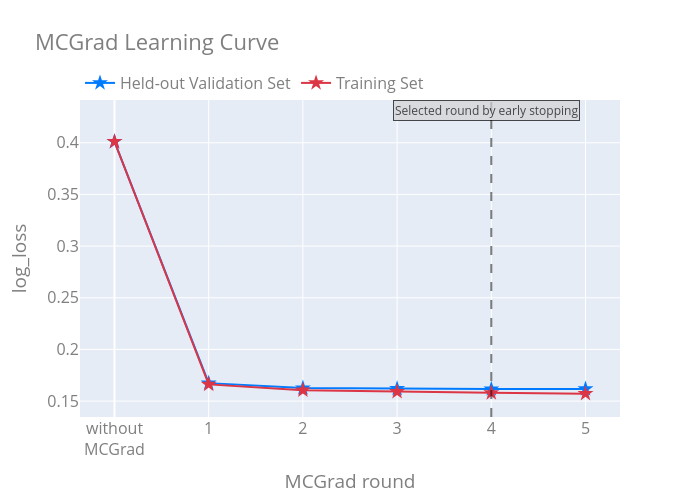

This figure's notebook cell:
### Markdown cell above
### MCGrad Fit Evaluation

Learning curve showing training and validation loss across MCGrad boosting rounds,
followed by discriminative performance (PRAUC, ROCAUC, log-loss) and calibration
metrics (ECCE, MCE) comparing raw LLM scores, isotonic regression, and MCGrad.

### Code cell
# === MCGrad Fit Evaluation ===
from mcgrad import metrics as mcgrad_metrics, plotting as mcgrad_plotting
from sklearn.metrics import average_precision_score, roc_auc_score, log_loss

# Learning curve(s)
mcgrad_plotting.plot_learning_curve(mcgrad, show_all=True).update_layout(
    width=700, height=500, title="MCGrad Learning Curve"
).show()

if HAS_EMBEDDINGS and mcgrad_emb is not None:
    mcgrad_plotting.plot_learning_curve(mcgrad_emb, show_all=True).update_layout(
        width=700, height=500, title="MCGrad + Emb. Learning Curve"
    ).show()

# Discriminative and calibration metrics
eval_metric_fns = {
    "PRAUC": average_precision_score,
    "ROCAUC": roc_auc_score,
    "Log-loss": log_loss,
}

score_columns = {
    "Raw LLM Scores": SCORE_COLUMN,
    "Isotonic Regression": IR_COL,
    "MCGrad": MCGRAD_COL,
}
if HAS_EMBEDDINGS and MCGRAD_EMB_COL in test_df.columns:
    score_columns["MCGrad + Emb."] = MCGRAD_EMB_COL

eval_results = {}
for name, col in score_columns.items():
    row = {
        metric_name: metric_func(test_df[LABEL_COLUMN].values, test_df[col].values)
        for metric_name, metric_func in eval_metric_fns.items()
    }
    ecce_val = mcgrad_metrics.ecce(test_df[LABEL_COLUMN].values, test_df[col].values)
    ecce_sig = mcgrad_metrics.ecce_sigma(test_df[LABEL_COLUMN].values, test_df[col].values)
    mce_obj = mcgrad_metrics.MulticalibrationError(
        df=test_df,
        label_column=LABEL_COLUMN,
        score_column=col,
        categorical_segment_columns=CATEGORICAL_SEGMENT_FEATURES,
        numerical_segment_columns=NUMERICAL_SEGMENT_FEATURES,
    )
    row["ECCE"] = ecce_val
    row["ECCE σ"] = ecce_sig
    row["MCE"] = mce_obj.mce
    row["MCE σ"] = mce_obj.mce_sigma
    eval_results[name] = row

pd.DataFrame(eval_results).T.round(4)

### Figure 1 — Plotly figure (JSON) as saved in the notebook; plotly's stock layout.template omitted (floating-point values rounded to 4 significant figures)
{"data": [{"line": {"color": "#007bff"}, "marker": {"color": "#007bff", "size": 12, "symbol": "star"}, "mode": "lines+markers", "name": "Held-out Validation Set", "showlegend": true, "type": "scatter", "x": [0, 1, 2, 3, 4, 5], "xaxis": "x", "y": [0.4011, 0.1674, 0.1626, 0.162, 0.1616, 0.1618], "yaxis": "y"}, {"line": {"color": "#dc3545"}, "marker": {"color": "#dc3545", "size": 12, "symbol": "star"}, "mode": "lines+markers", "name": "Training Set", "showlegend": true, "type": "scatter", "x": [0, 1, 2, 3, 4, 5], "xaxis": "x", "y": [0.4011, 0.1662, 0.1605, 0.1591, 0.158, 0.1572], "yaxis": "y"}], "layout": {"annotations": [{"bgcolor": "lightgrey", "bordercolor": "black", "borderpad": 1, "borderwidth": 1, "font": {"color": "black", "size": 12}, "opacity": 0.7, "showarrow": false, "text": "Selected round by early stopping", "x": 3.95, "xanchor": "center", "xref": "x", "y": 0.4312, "yanchor": "middle", "yref": "y"}], "font": {"color": "#7f7f7f", "size": 16}, "height": 500, "legend": {"orientation": "h", "x": 0.0, "xanchor": "left", "y": 1, "yanchor": "bottom"}, "shapes": [{"line": {"color": "black", "dash": "dash"}, "opacity": 0.5, "type": "line", "x0": 4, "x1": 4, "xref": "x", "y0": 0, "y1": 1, "yref": "y domain"}], "title": {"text": "MCGrad Learning Curve"}, "width": 700, "xaxis": {"anchor": "y", "domain": [0.0, 1.0], "tickmode": "array", "ticktext": ["without<br>MCGrad", "1", "2", "3", "4", "5"], "tickvals": [0, 1, 2, 3, 4, 5], "title": {"text": "MCGrad round"}}, "yaxis": {"anchor": "x", "domain": [0.0, 1.0], "title": {"text": "log_loss"}}}}
